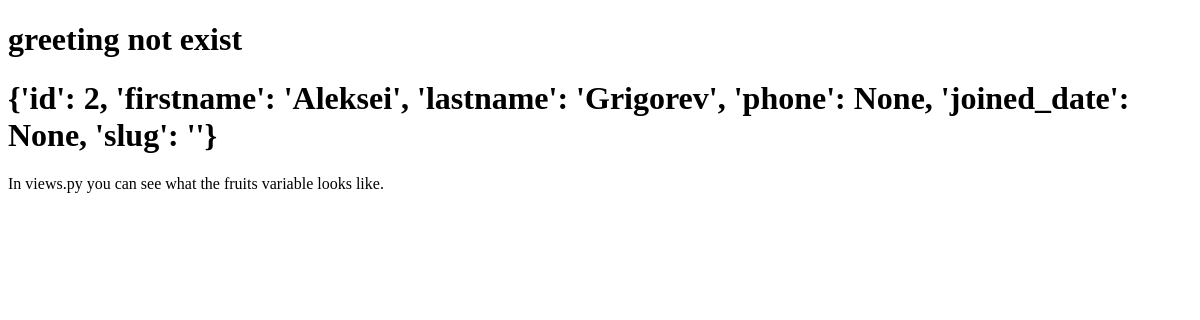
Page /testing/ on the earlier database version.
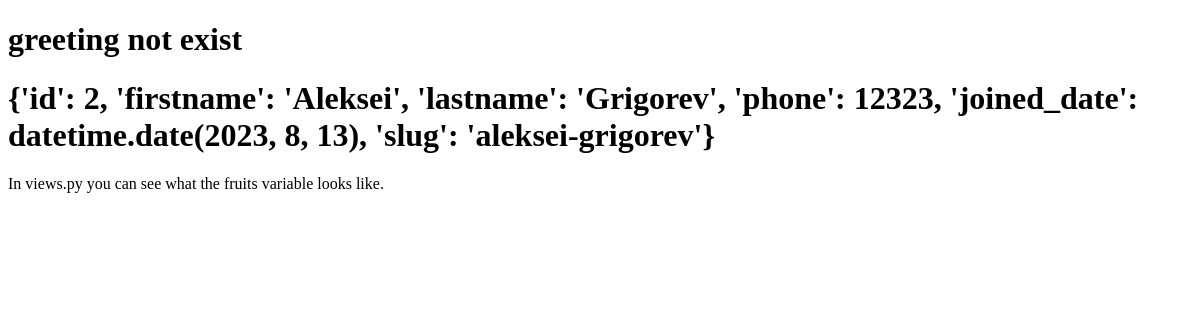
Same page on the later database version.
### members/models.py (models this page shows, shortened)
class Member(models.Model):
    firstname = models.CharField(max_length=255)
    lastname = models.CharField(max_length=255)
    phone = models.IntegerField(null=True)
    joined_date = models.DateField(null=True)
    slug = models.SlugField(default="", null=False)

### members/views.py (the view)
# urls.py: path('testing/', views.testing, name="testing"),
def testing(request):
    mymembers = Member.objects.filter(firstname='Aleksei').values()
    template = loader.get_template('template.html')
    context = {
        'mymembers': mymembers,
    }
    return HttpResponse(template.render(context, request))

### members/templates/template.html (shortened to what this page needs)
{% load static %}
<!DOCTYPE html>
<html>
  <head>
  </head>
<body>
  {% with greeting=1 day="friday" %}
  {% if greeting == 2 or day == "friday" and greeting == 3 %}
  <h1>Hello how are you? {{greeting}} {{day}}</h1>
  {% else %}
  <h1>greeting not exist</h1>
  {% endif %}
  {% endwith %}
{% for x in mymembers %}
  <h1>{{ x }}</h1>
{% endfor %}
<p>In views.py you can see what the fruits variable looks like.</p>
</body>
</html>

Differences in the rows shown:
changed Member: x "{'id': 2, 'firstname': 'Aleksei', 'lastname': 'Grigorev', 'phone': None, 'joined_date': None, 'slug': ''}" → "{'id': 2, 'firstname': 'Aleksei', 'lastname': 'Grigorev', 'phone': 12323, 'joined_date': datetime.date(2023, 8, 13), 'slug': 'aleksei-grigorev'}"
